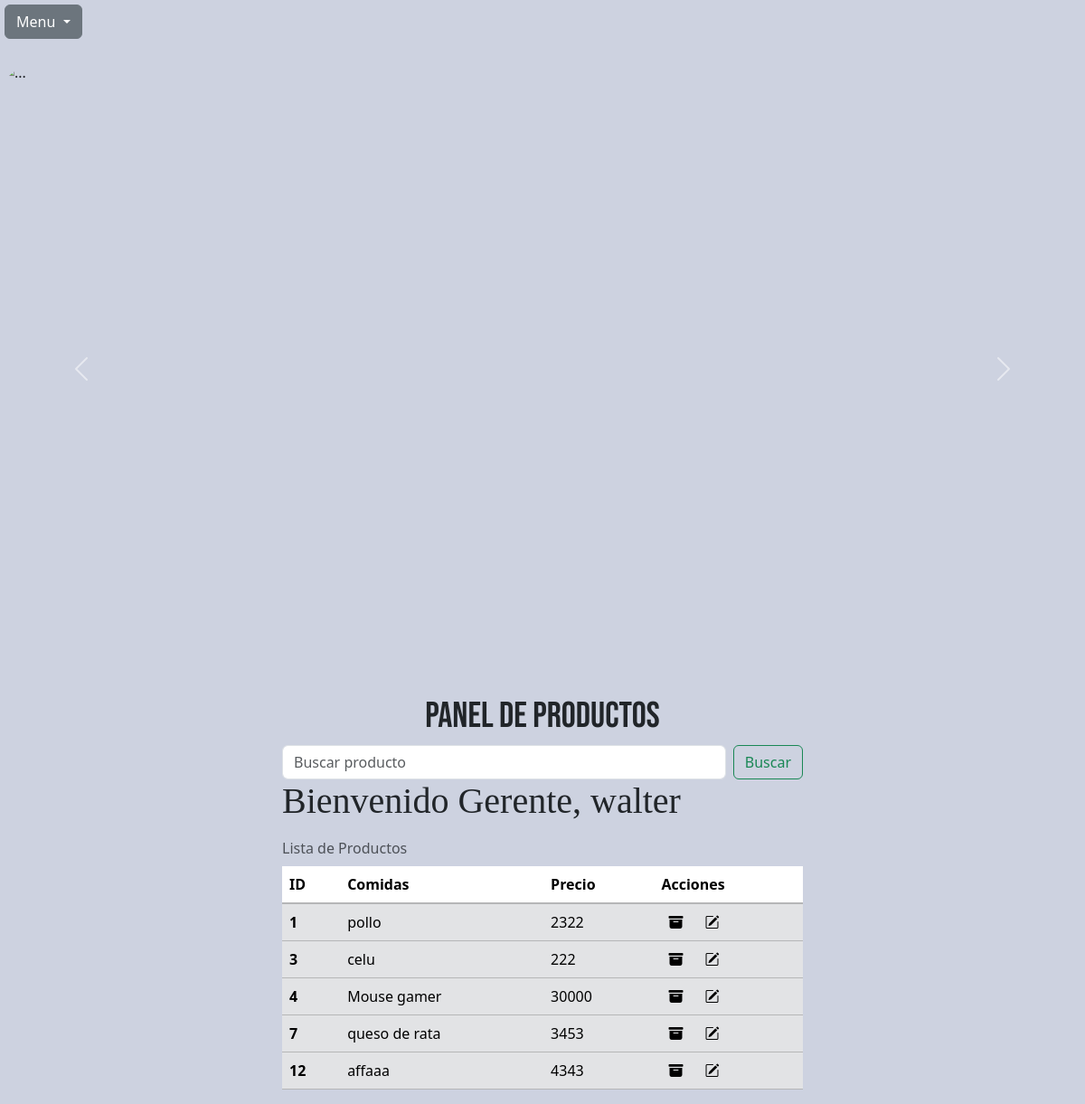
Page /tabla.php (signed in) on the committed database.
### tables this page shows
CREATE TABLE `producto` (
  `codigo` int(11) NOT NULL,
  `precio` int(11) NOT NULL,
  `nombre` varchar(20) NOT NULL,
  `imagen` varchar(20) NOT NULL
);

### tabla.php (the view, shortened to what this page needs)
<!DOCTYPE html>
<html lang="en">
<head>
    <link href="./stylesTabla.css" rel="stylesheet">
    <link href="https://cdn.jsdelivr.net/npm/bootstrap@5.3.3/dist/css/bootstrap.min.css" rel="stylesheet">
    <link rel="stylesheet" href="https://cdn.jsdelivr.net/npm/bootstrap-icons@1.11.3/font/bootstrap-icons.min.css">
<div class="menu">
  <button class="btn btn-secondary dropdown-toggle" type="button" id="dropdownMenuButton1" data-bs-toggle="dropdown" aria-expanded="false">
    Menu
  </button>
</div>
    <div id="carouselExample" class="carousel slide">
  <div class="carousel-inner">
      <div class="carousel-item active">
        <img src="./img/fondo.jpg" class=" imagenes d-block " alt="...">
      </div>
      </div>
      <button class="carousel-control-prev" type="button" data-bs-target="#carouselExample" data-bs-slide="prev">
        <span class="carousel-control-prev-icon" aria-hidden="true"></span>
      </button>
      <button class="carousel-control-next" type="button" data-bs-target="#carouselExample" data-bs-slide="next">
        <span class="carousel-control-next-icon" aria-hidden="true"></span>
      </button>
  </div>
</head>
<body class="fondito">
  <h1 class="text-center bebas-neue-regular">Panel de Productos</h1>
<div class="container w-50">
  <form class="d-flex" method="GET" action="">
      <input name="search" class="form-control me-2" type="search" placeholder="Buscar producto" aria-label="Buscar producto">
      <button class="btn btn-outline-success" type="submit">Buscar</button>
    </form>
<table class="table caption-top">
<caption>Lista de Productos</caption>
  <thead>
    <tr>
      <th scope="col">ID</th>
      <th scope="col">Comidas</th>
      <th scope="col">Precio</th>
      <th scope="col">Acciones</th>
    </tr>
<tbody class="table-group-divider table-secondary table table-bordered">
<?php
require 'conexion.php';
if(isset($_SESSION['id'])){
  print ("<h1>Bienvenido Gerente, {$_SESSION['nombre']}</h1>");
  $search = isset($_GET['search']) ? $_GET['search'] : '';
  if ($search) {
    $query = $cnx->prepare("SELECT * FROM producto WHERE nombre LIKE :search");
    $query->bindValue(':search', "%$search%", PDO::PARAM_STR);
  } else {
    $query= $cnx->prepare("SELECT * FROM producto");
  }
  $query->execute();
  $filas= $query->fetchALL(PDO::FETCH_ASSOC);
  foreach($filas as $producto){
      print "<tr>";
        print'<th scope="row">'.$producto['codigo'] .'</th>';
        print"<td>{$producto['nombre']}</td>";
        print"<td>{$producto['precio']}</td>";
        print"<td><a href= 'eliminar.php?codigo={$producto['codigo']}'><i class='bi bi-archive-fill me-2'></i></a>";
        print"<a href= 'modificar.php?codigo={$producto['codigo']}'><i class='bi bi-pencil-square'></i></a></td>";
      print"</tr>";
  }
}else{
  print("debe iniciar sesion");
}
?>
</tbody>
</table>
</div>
</body>
</html>

### stylesTabla.css (style rules this page uses)
h1 { font-family: "Roboto Slab", serif; font-optical-sizing: auto; }
.carousel-item { margin-top: 20px; }
.imagenes { border-radius: 5%; width: auto; height: 700px; display: block; margin-left: auto; margin-right: auto; }
.fondito { background-color:rgb(205, 210, 224); }
.menu { margin: 5px; }

### tabla.php (style rules this page uses)
.bebas-neue-regular { font-family: "Bebas Neue", sans-serif; font-weight: 400; font-style: normal; }

### rows in the picture
producto: codigo "1", nombre "pollo", precio "2322"
producto: codigo "3", nombre "celu", precio "222"
producto: codigo "4", nombre "Mouse gamer", precio "30000"
producto: codigo "7", nombre "queso de rata", precio "3453"
producto: codigo "12", nombre "affaaa", precio "4343"

### other values in the picture
$_SESSION['nombre'] "walter"
